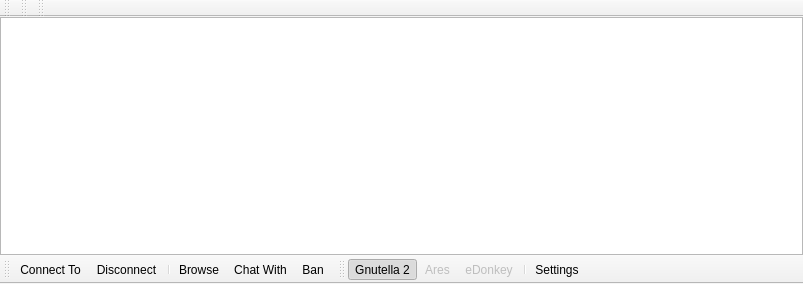
<?xml version="1.0" encoding="UTF-8"?>
<ui version="4.0">
 <class>WidgetNeighbours</class>
 <widget class="QMainWindow" name="WidgetNeighbours">
  <property name="geometry">
   <rect>
    <x>0</x>
    <y>0</y>
    <width>803</width>
    <height>284</height>
   </rect>
  </property>
  <property name="contextMenuPolicy">
   <enum>Qt::PreventContextMenu</enum>
  </property>
  <property name="windowTitle">
   <string>Neighbours</string>
  </property>
  <property name="windowIcon">
   <iconset>
    <normaloff>:/Resource/Network/Network.png</normaloff>:/Resource/Network/Network.png</iconset>
  </property>
  <widget class="QWidget" name="centralwidget">
   <layout class="QVBoxLayout" name="verticalLayout">
    <property name="spacing">
     <number>0</number>
    </property>
    <property name="margin">
     <number>0</number>
    </property>
    <item>
     <widget class="QTableView" name="tableViewNeighbours">
      <property name="focusPolicy">
       <enum>Qt::NoFocus</enum>
      </property>
      <property name="contextMenuPolicy">
       <enum>Qt::CustomContextMenu</enum>
      </property>
      <property name="editTriggers">
       <set>QAbstractItemView::NoEditTriggers</set>
      </property>
      <property name="tabKeyNavigation">
       <bool>false</bool>
      </property>
      <property name="showDropIndicator" stdset="0">
       <bool>false</bool>
      </property>
      <property name="alternatingRowColors">
       <bool>true</bool>
      </property>
      <property name="selectionMode">
       <enum>QAbstractItemView::SingleSelection</enum>
      </property>
      <property name="selectionBehavior">
       <enum>QAbstractItemView::SelectRows</enum>
      </property>
      <property name="showGrid">
       <bool>false</bool>
      </property>
      <property name="gridStyle">
       <enum>Qt::NoPen</enum>
      </property>
      <property name="sortingEnabled">
       <bool>true</bool>
      </property>
      <property name="cornerButtonEnabled">
       <bool>false</bool>
      </property>
      <attribute name="horizontalHeaderHighlightSections">
       <bool>true</bool>
      </attribute>
      <attribute name="horizontalHeaderShowSortIndicator" stdset="0">
       <bool>true</bool>
      </attribute>
      <attribute name="horizontalHeaderStretchLastSection">
       <bool>true</bool>
      </attribute>
      <attribute name="verticalHeaderVisible">
       <bool>false</bool>
      </attribute>
      <attribute name="verticalHeaderDefaultSectionSize">
       <number>20</number>
      </attribute>
      <attribute name="verticalHeaderHighlightSections">
       <bool>false</bool>
      </attribute>
      <attribute name="verticalHeaderMinimumSectionSize">
       <number>14</number>
      </attribute>
      <attribute name="verticalHeaderShowSortIndicator" stdset="0">
       <bool>false</bool>
      </attribute>
     </widget>
    </item>
   </layout>
  </widget>
  <widget class="QToolBar" name="toolBarControls">
   <property name="contextMenuPolicy">
    <enum>Qt::PreventContextMenu</enum>
   </property>
   <property name="windowTitle">
    <string>toolBar</string>
   </property>
   <property name="iconSize">
    <size>
     <width>16</width>
     <height>16</height>
    </size>
   </property>
   <property name="toolButtonStyle">
    <enum>Qt::ToolButtonTextBesideIcon</enum>
   </property>
   <property name="floatable">
    <bool>false</bool>
   </property>
   <attribute name="toolBarArea">
    <enum>BottomToolBarArea</enum>
   </attribute>
   <attribute name="toolBarBreak">
    <bool>false</bool>
   </attribute>
   <addaction name="actionNeighbourConnectTo"/>
   <addaction name="actionNeighbourDisconnect"/>
   <addaction name="separator"/>
   <addaction name="actionNetworkBrowse"/>
   <addaction name="actionNetworkChatWith"/>
   <addaction name="actionNetworkBan"/>
  </widget>
  <widget class="QToolBar" name="toolBarNetworks">
   <property name="contextMenuPolicy">
    <enum>Qt::PreventContextMenu</enum>
   </property>
   <property name="windowTitle">
    <string>toolBar_2</string>
   </property>
   <property name="iconSize">
    <size>
     <width>16</width>
     <height>16</height>
    </size>
   </property>
   <property name="toolButtonStyle">
    <enum>Qt::ToolButtonTextBesideIcon</enum>
   </property>
   <property name="floatable">
    <bool>false</bool>
   </property>
   <attribute name="toolBarArea">
    <enum>BottomToolBarArea</enum>
   </attribute>
   <attribute name="toolBarBreak">
    <bool>false</bool>
   </attribute>
   <addaction name="actionGnutella2"/>
   <addaction name="actionAres"/>
   <addaction name="actionEDonkey"/>
   <addaction name="separator"/>
   <addaction name="actionSettings"/>
  </widget>
  <widget class="QToolBar" name="toolBarG2">
   <property name="windowTitle">
    <string>toolBar</string>
   </property>
   <attribute name="toolBarArea">
    <enum>TopToolBarArea</enum>
   </attribute>
   <attribute name="toolBarBreak">
    <bool>false</bool>
   </attribute>
  </widget>
  <widget class="QToolBar" name="toolBarAres">
   <property name="windowTitle">
    <string>toolBar_2</string>
   </property>
   <attribute name="toolBarArea">
    <enum>TopToolBarArea</enum>
   </attribute>
   <attribute name="toolBarBreak">
    <bool>false</bool>
   </attribute>
  </widget>
  <widget class="QToolBar" name="toolBarEDonkey">
   <property name="windowTitle">
    <string>toolBar_3</string>
   </property>
   <attribute name="toolBarArea">
    <enum>TopToolBarArea</enum>
   </attribute>
   <attribute name="toolBarBreak">
    <bool>false</bool>
   </attribute>
  </widget>
  <action name="actionNeighbourConnectTo">
   <property name="icon">
    <iconset>
     <normaloff>:/Resource/Network/ConnectTo.png</normaloff>:/Resource/Network/ConnectTo.png</iconset>
   </property>
   <property name="text">
    <string>Connect To</string>
   </property>
   <property name="toolTip">
    <string>Connect To</string>
   </property>
  </action>
  <action name="actionNeighbourDisconnect">
   <property name="icon">
    <iconset>
     <normaloff>:/Resource/Network/Disconnect.png</normaloff>:/Resource/Network/Disconnect.png</iconset>
   </property>
   <property name="text">
    <string>Disconnect</string>
   </property>
   <property name="toolTip">
    <string>Disconnect</string>
   </property>
  </action>
  <action name="actionNetworkBrowse">
   <property name="icon">
    <iconset>
     <normaloff>:/Resource/Network/Browse.png</normaloff>:/Resource/Network/Browse.png</iconset>
   </property>
   <property name="text">
    <string>Browse</string>
   </property>
   <property name="toolTip">
    <string>Browse</string>
   </property>
  </action>
  <action name="actionNetworkChatWith">
   <property name="icon">
    <iconset>
     <normaloff>:/Resource/Chat/Chat.png</normaloff>:/Resource/Chat/Chat.png</iconset>
   </property>
   <property name="text">
    <string>Chat With</string>
   </property>
   <property name="toolTip">
    <string>Chat With</string>
   </property>
  </action>
  <action name="actionNetworkBan">
   <property name="icon">
    <iconset>
     <normaloff>:/Resource/Generic/Ban.png</normaloff>:/Resource/Generic/Ban.png</iconset>
   </property>
   <property name="text">
    <string>Ban</string>
   </property>
   <property name="toolTip">
    <string>Ban</string>
   </property>
  </action>
  <action name="actionEDonkey">
   <property name="checkable">
    <bool>true</bool>
   </property>
   <property name="enabled">
    <bool>false</bool>
   </property>
   <property name="icon">
    <iconset>
     <normaloff>:/Resource/Networks/EDonkey.png</normaloff>:/Resource/Networks/EDonkey.png</iconset>
   </property>
   <property name="text">
    <string>eDonkey</string>
   </property>
   <property name="toolTip">
    <string>eDonkey</string>
   </property>
  </action>
  <action name="actionGnutella2">
   <property name="checkable">
    <bool>true</bool>
   </property>
   <property name="checked">
    <bool>true</bool>
   </property>
   <property name="icon">
    <iconset>
     <normaloff>:/Resource/Networks/Gnutella2.png</normaloff>:/Resource/Networks/Gnutella2.png</iconset>
   </property>
   <property name="text">
    <string>Gnutella 2</string>
   </property>
  </action>
  <action name="actionAres">
   <property name="checkable">
    <bool>true</bool>
   </property>
   <property name="enabled">
    <bool>false</bool>
   </property>
   <property name="icon">
    <iconset>
     <normaloff>:/Resource/Networks/Ares.png</normaloff>:/Resource/Networks/Ares.png</iconset>
   </property>
   <property name="text">
    <string>Ares</string>
   </property>
  </action>
  <action name="actionSettings">
   <property name="icon">
    <iconset>
     <normaloff>:/Resource/Generic/Settings.png</normaloff>:/Resource/Generic/Settings.png</iconset>
   </property>
   <property name="text">
    <string>Settings</string>
   </property>
  </action>
  <action name="actionViewProfile">
   <property name="icon">
    <iconset>
     <normaloff>:/Resource/Chat/DefaultAvatar.png</normaloff>:/Resource/Chat/DefaultAvatar.png</iconset>
   </property>
   <property name="text">
    <string>View Profile</string>
   </property>
  </action>
 </widget>
 <resources/>
 <connections/>
</ui>
